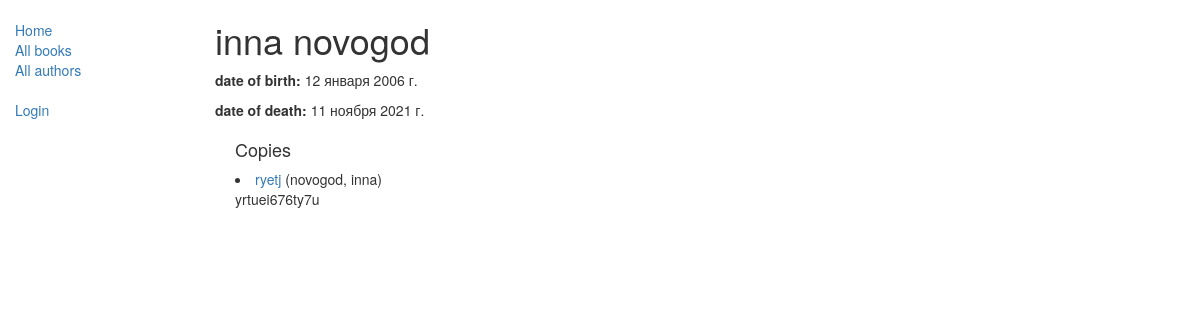
The page /catalog/author/1/ on the database as committed earlier.
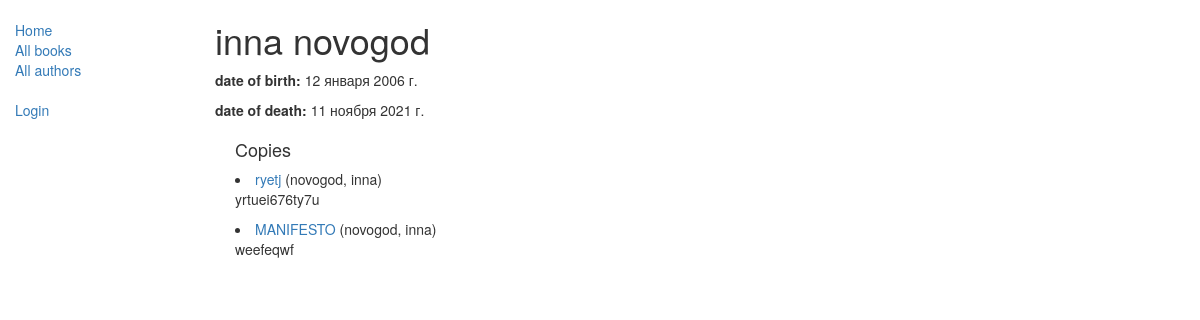
The same page on the database as committed later.
### catalog/models.py (models this page shows, shortened)
class Author(models.Model):
    first_name = models.CharField(max_length=100)
    last_name = models.CharField(max_length=100)
    date_of_birth = models.DateField(null=True, blank=True)
    date_of_death = models.DateField('Died', null=True, blank=True)
    def __str__(self):
        return '%s, %s' % (self.last_name, self.first_name)

class Book(models.Model):
    title = models.CharField(max_length=200)
    author = models.ForeignKey('Author', on_delete=models.SET_NULL, null=True)
    summary = models.TextField(max_length=1000, help_text="Enter a brief description of the book")
    isbn = models.CharField('ISBN',max_length=13, help_text='13 Character <a href="https://www.isbn-international.org/content/what-isbn">ISBN number</a>')
    genre = models.ManyToManyField(Genre, help_text="Select a genre for this book")
    def get_absolute_url(self):
        return reverse('book-detail', args=[str(self.id)])
    def display_genre(self):
        """
        Creates a string for the Genre. This is required to display genre in Admin.
        """
        return ', '.join([genre.name for genre in self.genre.all()[:3]])
    display_genre.short_description = 'Genre'

### catalog/views.py (the view)
# urls.py: path('author/<int:pk>/', views.AuthorDetailView.as_view(), name='author-detail'),
class AuthorDetailView(generic.DetailView):
    model = Author

### catalog/templates/catalog/author_detail.html
{% extends "base_generic.html" %}
{% block content %}
  <h1>{{ author.first_name }} {{ author.last_name }}</h1>
  <p><strong>date of birth:</strong> {{ author.date_of_birth }}</></p>
  <p><strong>date of death:</strong> {{ author.date_of_death }}</p>
  <div style="margin-left:20px;margin-top:20px">
    <h4>Copies</h4>
    {% for book in author.book_set.all %}
    <li>
        <a href="{{ book.get_absolute_url }}">{{ book.title }}</a> ({{book.author}})
        <p>{{ book.summary }}</p>
    </li>
    {% endfor %}
  </div>
{% endblock %}
{% block sidebar %}
  <ul class="sidebar-nav">
    <li><a href="{% url 'index' %}">Home</a></li>
    <li><a href="{% url 'books' %}">All books</a></li>
    <li><a href="{% url 'authors' %}">All authors</a></li>
  </ul>
  {% if user.is_authenticated %}
    <ul class="sidebar-nav">
      <li>User: {{ user.get_username }}</li>
      <li><a href="{% url 'my-borrowed' %}">My borrowed</a></li>
      <li>
        <form id="logout-form" method="post" action="{% url 'logout' %}" style="display:inline;">
          {% csrf_token %}
          <button type="submit" class="btn btn-link" style="padding:0; margin:0;">Logout</button>
        </form>
      </li>
    </ul>
    {% if user.is_staff %}
      <hr>
      <ul class="sidebar-nav">
        <li>Staff</li>
        <li><a href="{% url 'all-borrowed' %}">All borrowed</a></li>
        {% if perms.catalog.add_author %}
          <li><a href="{% url 'author-create' %}">Create author</a></li>
        {% endif %}
        {% if perms.catalog.change_author or perms.catalog.delete_author %}
          {% if perms.catalog.change_author %}
            <li><a href="{% url 'author-update' author.id %}">Update author</a></li>
          {% endif %}
          {% if not author.book_set.all and perms.catalog.delete_author %}
            <li><a href="{% url 'author-delete' author.id %}">Delete author</a></li>
          {% endif %}
        {% endif %}
      </ul>
    {% endif %}
  {% else %}
    <ul class="sidebar-nav">
      <li><a href="{% url 'login' %}?next={{ request.path }}">Login</a></li>
    </ul>
  {% endif %}
{% endblock %}

### catalog/templates/base_generic.html (shortened to what this page needs)
<!doctype html>
<html lang="en">
  <head>
    <link
      rel="stylesheet"
      href="https://maxcdn.bootstrapcdn.com/bootstrap/3.3.7/css/bootstrap.min.css" />
    {% load static %}
    <link rel="stylesheet" href="{% static 'css/styles.css' %}" />
  </head>
  <body>
    <div class="container-fluid">
      <div class="row">
        <div class="col-sm-2">
          {% block sidebar %}{% endblock %}
        </div>
        <div class="col-sm-10 ">
          {% block content %}{% endblock %}
        </div>
      </div>
    </div>
  </body>
</html>

### catalog/static/css/styles.css (style rules this page uses)
.sidebar-nav { margin-top: 20px; padding: 0; list-style: none; }

Rows that differ between the two databases and show on the page:
added Book: title "MANIFESTO", author "novogod, inna", summary "weefeqwf"
